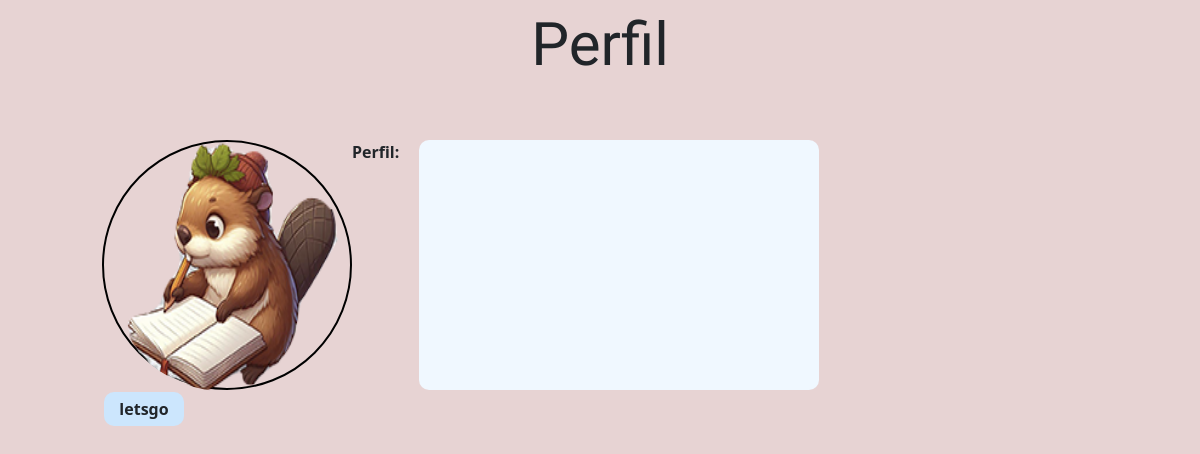
/noticias/outperfil/15/, run on an earlier commit of the app's database.
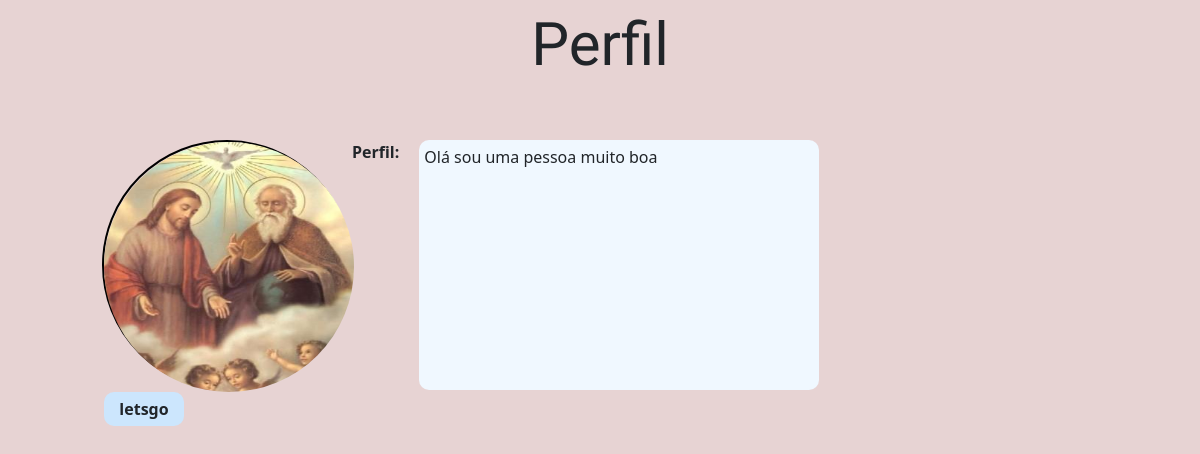
And on a later commit of the database.
### usuarios/models.py (models this page shows, shortened)
class UserProfile(models.Model):
    user = models.OneToOneField(User, on_delete=models.CASCADE)
    profile_image = models.ImageField(
        upload_to='imagens/', blank=True, null=True)
    profile_text = models.TextField(blank=True)

### noticias/views.py (the view)
# urls.py: path('outperfil/<int:id>/', views.outperfil, name='out_perfil'),
def outperfil(request, id):
    perfil = UserProfile.objects.get(id=id)
    return render(request, 'noticias/outperfil.html',
                  context={'perfil': perfil})

### noticias/templates/noticias/outperfil.html (shortened to what this page needs)
{% load static %}
<!DOCTYPE html>
<html lang="pt-BR>
<head>
    <meta charset="UTF-8">
    <link rel="stylesheet" type="text/css" href="{% static 'css/outperfil.css' %}">
    <link href="https://cdn.jsdelivr.net/npm/bootstrap@5.0.2/dist/css/bootstrap.min.css" rel="stylesheet">
</head>
<body style =' background-color: rgba(207, 166, 166, 0.493)'>
    <div class ='container-fluid header-perfil'>Perfil</div>
    <div class ='container-fluid main-c'>
        <div class ='perfil-foto-main'>
            <img class ='perfil-foto' src={{perfil.profile_image.url}} alt="">
            <p class ='nome-perfil'><b>{{perfil.user.username}}</b></p>
        </div>
        <b>Perfil:</b>
        <div class ='form-perfil'>
            {{perfil.profile_text}}
        </div>
    </div>
</body>
</html>

### templates/static/css/outperfil.css (style rules this page uses)
.perfil-foto-main { border: 2px solid black; width: 250px; height: 250px; border-radius: 50%; margin-left: 90px; }
.perfil-foto { width: inherit; height: inherit; border-radius: 50%; }
body { background-color: rgba(207, 166, 166, 0.493) }
.header-perfil { font-size: 60px; font-family: 'Playpen Sans', sans-serif; text-align: center; }
.main-c { display: flex; margin-top: 50px; }
.form-perfil { width: 400px; background-color: aliceblue; padding: 5px; border-radius: 10px; margin-left: 20px; }
.nome-perfil { text-align: center; padding: 5px; width: 80px; border-radius: 10px; background-color: rgb(204, 230, 253); }

What changed in the data, as far as the page shows it:
changed UserProfile "letsgo": profile_image: a different picture; profile_text (not shown) → "Olá sou uma pessoa muito boa"
